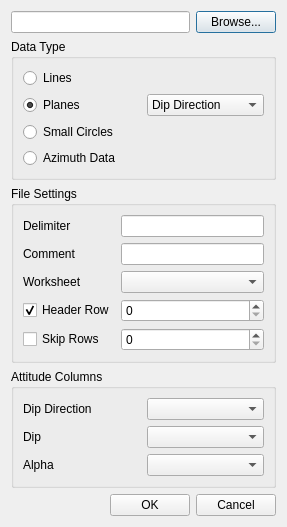
<?xml version="1.0" encoding="UTF-8"?>
<ui version="4.0">
 <class>Dialog</class>
 <widget class="QDialog" name="Dialog">
  <property name="geometry">
   <rect>
    <x>0</x>
    <y>0</y>
    <width>287</width>
    <height>499</height>
   </rect>
  </property>
  <property name="windowTitle">
   <string>Import Data</string>
  </property>
  <layout class="QVBoxLayout" name="verticalLayout_2">
   <item>
    <layout class="QHBoxLayout" name="horizontalLayout_2">
     <item>
      <widget class="QLineEdit" name="fname">
       <property name="readOnly">
        <bool>false</bool>
       </property>
      </widget>
     </item>
     <item>
      <widget class="QPushButton" name="browse">
       <property name="text">
        <string>Browse...</string>
       </property>
      </widget>
     </item>
    </layout>
   </item>
   <item>
    <widget class="QGroupBox" name="groupBox">
     <property name="title">
      <string>Data Type</string>
     </property>
     <layout class="QVBoxLayout" name="verticalLayout">
      <item>
       <widget class="QRadioButton" name="lines">
        <property name="text">
         <string>Lines</string>
        </property>
       </widget>
      </item>
      <item>
       <layout class="QHBoxLayout" name="horizontalLayout_3">
        <item>
         <widget class="QRadioButton" name="planes">
          <property name="text">
           <string>Planes</string>
          </property>
          <property name="checked">
           <bool>true</bool>
          </property>
         </widget>
        </item>
        <item>
         <widget class="QComboBox" name="planetype">
          <item>
           <property name="text">
            <string>Dip Direction</string>
           </property>
          </item>
          <item>
           <property name="text">
            <string>Direction</string>
           </property>
          </item>
         </widget>
        </item>
       </layout>
      </item>
      <item>
       <widget class="QRadioButton" name="small_circle">
        <property name="text">
         <string>Small Circles</string>
        </property>
       </widget>
      </item>
      <item>
       <widget class="QRadioButton" name="circular">
        <property name="text">
         <string>Azimuth Data</string>
        </property>
       </widget>
      </item>
     </layout>
    </widget>
   </item>
   <item>
    <widget class="QGroupBox" name="groupBox_3">
     <property name="title">
      <string>File Settings</string>
     </property>
     <layout class="QGridLayout" name="gridLayout_2">
      <item row="4" column="0">
       <widget class="QCheckBox" name="do_skip">
        <property name="text">
         <string>Skip Rows</string>
        </property>
       </widget>
      </item>
      <item row="3" column="0">
       <widget class="QCheckBox" name="has_header">
        <property name="text">
         <string>Header Row</string>
        </property>
        <property name="checked">
         <bool>true</bool>
        </property>
       </widget>
      </item>
      <item row="4" column="1">
       <widget class="QSpinBox" name="skip_rows"/>
      </item>
      <item row="0" column="0">
       <widget class="QLabel" name="label">
        <property name="text">
         <string>Delimiter</string>
        </property>
       </widget>
      </item>
      <item row="0" column="1">
       <widget class="QLineEdit" name="delimiter"/>
      </item>
      <item row="3" column="1">
       <widget class="QSpinBox" name="header_row"/>
      </item>
      <item row="2" column="1">
       <widget class="QComboBox" name="worksheet"/>
      </item>
      <item row="2" column="0">
       <widget class="QLabel" name="label_5">
        <property name="text">
         <string>Worksheet</string>
        </property>
       </widget>
      </item>
      <item row="1" column="0">
       <widget class="QLabel" name="label_2">
        <property name="text">
         <string>Comment</string>
        </property>
       </widget>
      </item>
      <item row="1" column="1">
       <widget class="QLineEdit" name="comment_marker"/>
      </item>
     </layout>
    </widget>
   </item>
   <item>
    <widget class="QGroupBox" name="groupBox_2">
     <property name="title">
      <string>Attitude Columns</string>
     </property>
     <layout class="QGridLayout" name="gridLayout">
      <item row="0" column="0">
       <widget class="QLabel" name="longitude_label">
        <property name="text">
         <string>Dip Direction</string>
        </property>
       </widget>
      </item>
      <item row="0" column="1">
       <widget class="QComboBox" name="longitude"/>
      </item>
      <item row="1" column="0">
       <widget class="QLabel" name="colatitude_label">
        <property name="text">
         <string>Dip</string>
        </property>
       </widget>
      </item>
      <item row="1" column="1">
       <widget class="QComboBox" name="colatitude"/>
      </item>
      <item row="2" column="0">
       <widget class="QLabel" name="alpha_label">
        <property name="text">
         <string>Alpha</string>
        </property>
       </widget>
      </item>
      <item row="2" column="1">
       <widget class="QComboBox" name="alpha"/>
      </item>
     </layout>
    </widget>
   </item>
   <item>
    <layout class="QHBoxLayout" name="horizontalLayout">
     <item>
      <spacer name="horizontalSpacer">
       <property name="orientation">
        <enum>Qt::Horizontal</enum>
       </property>
       <property name="sizeHint" stdset="0">
        <size>
         <width>40</width>
         <height>20</height>
        </size>
       </property>
      </spacer>
     </item>
     <item>
      <widget class="QPushButton" name="ok_button">
       <property name="text">
        <string>OK</string>
       </property>
      </widget>
     </item>
     <item>
      <widget class="QPushButton" name="cancel_button">
       <property name="text">
        <string>Cancel</string>
       </property>
      </widget>
     </item>
    </layout>
   </item>
  </layout>
 </widget>
 <resources/>
 <connections>
  <connection>
   <sender>ok_button</sender>
   <signal>clicked()</signal>
   <receiver>Dialog</receiver>
   <slot>accept()</slot>
   <hints>
    <hint type="sourcelabel">
     <x>163</x>
     <y>430</y>
    </hint>
    <hint type="destinationlabel">
     <x>145</x>
     <y>225</y>
    </hint>
   </hints>
  </connection>
  <connection>
   <sender>cancel_button</sender>
   <signal>clicked()</signal>
   <receiver>Dialog</receiver>
   <slot>reject()</slot>
   <hints>
    <hint type="sourcelabel">
     <x>244</x>
     <y>430</y>
    </hint>
    <hint type="destinationlabel">
     <x>145</x>
     <y>225</y>
    </hint>
   </hints>
  </connection>
 </connections>
</ui>
